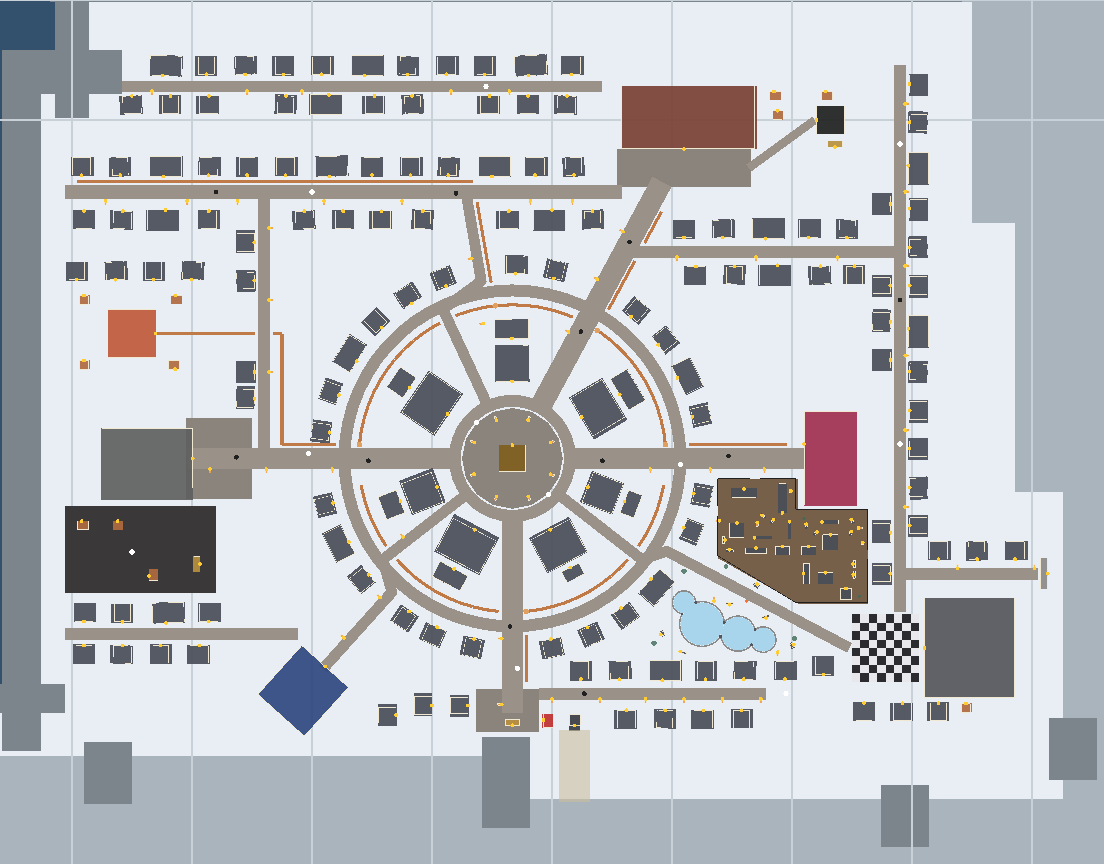

Write Python code to recreate this figure.
# -*- coding: utf-8 -*-
"""
snow_plan2.py — 슈네라이히 2판 배치표. (2026-10-09)

1판(snow_town_plan.py → Snow_Town.luau)은 큰 마을 땅에 키운 건물 몇 채만 흩어 놓아 휑했다(사용자: "퀄리티가 개떡락").
옛 도시(snow_plan.py → Snow_City.luau, ServerStorage.Snow_Old)의 밀도·소품을 그대로 따른다:
  집은 배율 1 로 빽빽이, 광장을 도는 고리 셋 + 방사 대로, 쇠 받침 위 난방관·모음통·김구멍, 가스등, 포장길·연석, 맨홀,
  도는 톱니, 계류탑과 비행선, 체스판 연병장.
자리는 사용자 마을 그림(설원 지도.jpg 왼쪽 위 확대 그림) 그대로:
  가운데 시계 광장 · 둘레 상점(잡화 북, 장비 북동, 물약 서북서, 강화소 남동) · 북(동) 공방 · 동 학교(놀이터 = 운동장) · 지하 카지노+경매장(가운데 고리 둥근 정자로 내려감) · 서 공장
  · 남서 천문대(조율자 전직) · 남 여관·티켓 판매점·지하 입구 · 남동 체스판 건물.
마을 땅 = 높이 59.8 평지(tools/snow_town_ground.json — 스튜디오에서 4 스터드 간격으로 잰 값). 서·북은 높은 바위, 동·남은 바위 계단으로 내려간다.

**자리는 전부 이 표에 손으로 적는다.** polar() 는 각도·반지름을 좌표로 바꾸기만 한다.
이 파일은 평면도(PNG)를 그리고, 겹침·땅·관을 검사하고, Snow_City2_data.luau 를 뽑는다.
  python tools/snow_plan2.py [출력.png]
  sed -e '/--@@DATA@@/r tools/Snow_City2_data.luau' tools/Snow_City2.luau > tools/swamp/_city2_run.luau && bash tools/job.sh tools/swamp/_city2_run.luau
좌표는 스터드, yaw 는 도. 0 이면 모델 앞(-Z)이 -Z(북)을 본다. 90 이면 -X(서), -90 이면 +X(동), 180 이면 +Z(남).
"""
import json
import math
import os
import sys

HERE = os.path.dirname(os.path.abspath(__file__))
sys.path.insert(0, HERE)
from plan_png import Canvas, seg_rect  # noqa: E402
import snow_gray  # noqa: E402

# SnowKit 잰 발자국(배율 1). (base x0 x1 z0 z1), (all x0 x1 z0 z1) — Snow_TownKit 보고(snowtownkit) 그대로
KIT = {
    "Airship": ((-10.0, 10.0, -12.3, 12.3), (-12.8, 12.8, -30.0, 30.0)),
    "Big_Gear": ((-6.0, 6.0, -2.5, 2.5), (-6.3, 6.3, -2.8, 2.8)),
    "Boiler_Tank": ((-3.6, 5.7, -3.7, 3.5), (-3.6, 5.7, -3.7, 3.5)),
    "Schule": ((-51.0, 27.0, -24.8, 19.0), (-51.5, 27.5, -25.0, 19.5)),       # 학교(2026-10-10, 카지노 자리)
    "Casino_Gate": ((-11.6, 11.6, -11.6, 11.6), (-11.6, 11.6, -11.6, 11.6)),  # 지하 카지노 둥근 입구(땅 밑은 발자국에 안 넣는다)
    "City_Gate": ((-13.0, 13.0, -3.0, 3.0), (-13.0, 13.0, -3.0, 3.0)),
    "Clock_Tower": ((-8.5, 8.5, -8.5, 8.5), (-8.5, 8.5, -8.5, 8.5)),
    "Figuren_HQ": ((-41.5, 41.5, -39.6, 35.5), (-41.5, 41.5, -39.6, 35.5)),     # 2판 76×60 + 모서리 탑·관문 계단(2026-10-10)
    "Frostig_Werk": ((-12.6, 20.0, -12.2, 9.6), (-15.5, 20.4, -14.2, 10.3)),
    "Gas_Lamp": ((-0.9, 0.9, -2.6, 0.7), (-0.9, 0.9, -2.6, 0.7)),
    "Herzofen": ((-20.0, 20.0, -20.0, 20.0), (-20.4, 20.4, -20.4, 20.4)),
    "Inn_House": ((-20.6, 12.6, -11.2, 8.6), (-21.0, 12.6, -13.7, 13.7)),     # 2026-10-10 계단 동(블렌더 x 12..20.6) 더함
    "Mooring_Mast": ((-4.5, 4.5, -4.5, 4.5), (-4.5, 4.5, -8.9, 4.5)),
    "Observatory": ((-26.0, 26.0, -28.7, 26.0), (-26.0, 26.0, -28.7, 26.0)),   # 2판(들어가는 원통, build_steam_obs.py)
    "Play_Swing": ((-7.7, 7.7, -2.8, 2.8), (-8.1, 8.1, -3.1, 3.1)),
    "Play_Slide": ((-2.3, 2.3, -14.2, 4.6), (-2.7, 2.7, -14.2, 4.6)),
    "Play_Seesaw": ((-1.1, 1.1, -6.1, 6.1), (-1.1, 1.1, -6.1, 6.1)),
    "Play_RoundBase": ((-4.9, 4.9, -4.9, 4.9), (-4.9, 4.9, -4.9, 4.9)),
    "Play_Dome": ((-4.7, 4.7, -4.7, 4.7), (-4.7, 4.7, -4.7, 4.7)),
    "Park_Bench": ((-3.0, 3.0, -0.9, 0.9), (-3.0, 3.0, -0.9, 0.9)),
    "Snowman": ((-1.6, 1.6, -1.6, 1.6), (-2.5, 2.5, -1.6, 1.6)),
    "Sled": ((-0.8, 0.8, -3.2, 2.0), (-0.8, 0.8, -3.2, 2.0)),
    "Play_Spring": ((-0.9, 0.9, -0.9, 0.9), (-1.0, 1.0, -1.95, 2.1)),
    "Play_MonkeyBars": ((-1.3, 1.3, -5.3, 5.3), (-1.3, 1.3, -5.3, 5.3)),
    "Play_Tunnel": ((-4.8, 4.8, -3.6, 3.6), (-4.8, 4.8, -3.6, 3.6)),
    "Play_TireSwing": ((-4.6, 4.6, -2.8, 2.8), (-4.6, 4.6, -2.8, 2.8)),
    "Play_Balance": ((-6.6, 6.6, -1.8, 1.8), (-6.6, 6.6, -1.8, 1.8)),
    "Park_Bin": ((-0.95, 0.95, -0.95, 0.95), (-0.95, 0.95, -0.95, 0.95)),
    "Sel_Werk_Ruin": ((-16.4, 16.4, -14.6, 12.5), (-19.8, 16.4, -14.6, 13.7)),
    "Shop_Blue": ((-8.6, 8.6, -9.2, 6.6), (-8.6, 10.7, -11.4, 9.6)),
    "Shop_Red": ((-8.6, 8.6, -9.2, 6.6), (-8.6, 10.7, -11.4, 9.6)),
    "Shop_Teal": ((-8.6, 8.6, -9.2, 6.6), (-8.6, 10.7, -11.4, 9.6)),
    "Steam_Factory": ((-24.7, 24.7, -40.6, 35.1), (-25.6, 34.9, -40.6, 35.6)),
    "Steam_House_A": ((-7.6, 7.6, -8.0, 6.6), (-10.3, 8.7, -8.3, 7.2)),
    "Steam_House_B": ((-15.3, 11.0, -9.0, 7.6), (-16.2, 11.0, -9.3, 8.1)),
    "Steam_House_C": ((-6.6, 6.6, -8.0, 6.6), (-9.1, 9.2, -9.2, 7.0)),
    "Ticket_Booth": ((-6.5, 5.0, -4.0, 4.0), (-6.5, 5.3, -5.1, 4.3)),
    "Vertical_Boiler": ((-3.7, 3.7, -3.7, 3.7), (-3.7, 4.6, -3.8, 3.7)),
    "Zapfen_Werk": ((-58.5, 52.0, -28.9, 23.4), (-60.7, 52.0, -28.9, 23.4)),   # 들어가는 건물(최종 크기)
}
KIT.update(snow_gray.kit())
# 꾸민 서비스 건물(Snow_TownKit 보고 snowtownkit 그대로 — 처음엔 회색 상자 발자국으로 두고 가져온 뒤 고친다)
KIT.update({
    "Svc_Smithy": ((-18.3, 18.3, -15.3, 15.3), (-21.4, 19.5, -16.2, 16.2)),
    "Yard_Smithy": ((-15.0, 15.0, -8.0, 8.0), (-15.0, 15.0, -8.0, 8.4)),
    "Svc_Enhance": ((-13.3, 13.3, -13.3, 13.3), (-14.0, 14.0, -15.0, 13.9)),
    "Svc_Bank": ((-18.3, 18.3, -15.3, 15.3), (-19.0, 19.0, -17.5, 16.0)),
    "Svc_Inn": ((-20.3, 20.3, -15.3, 15.3), (-21.2, 21.2, -19.0, 16.6)),
    "Svc_Potion": ((-13.3, 13.3, -13.3, 13.3), (-16.3, 14.2, -15.6, 14.5)),
    "Svc_Hospital": ((-20.3, 20.3, -17.0, 15.3), (-21.2, 21.2, -18.2, 16.4)),
    "Svc_General": ((-13.3, 13.3, -16.3, 13.3), (-14.5, 14.5, -16.5, 14.2)),
    "Yard_Enhance": ((-10.0, 10.0, -6.0, 6.0), (-10.0, 10.0, -6.0, 6.0)),
    "Yard_Bank": ((-8.0, 8.0, -5.0, 5.0), (-8.0, 8.0, -5.0, 5.0)),
    "Yard_Inn": ((-13.0, 13.0, -7.0, 7.0), (-13.0, 13.0, -7.0, 7.3)),
    "Yard_Potion": ((-10.0, 10.0, -8.0, 8.0), (-10.0, 10.0, -8.0, 8.0)),
    "Yard_Hospital": ((-10.0, 10.0, -8.0, 8.0), (-10.0, 10.0, -8.0, 8.0)),
    "Yard_General": ((-14.0, 14.0, -8.0, 8.0), (-14.0, 14.0, -8.1, 8.0)),
})
SMALL = {"Gas_Lamp", "Boiler_Tank", "Big_Gear", "Vertical_Boiler", "Park_Bench", "Snowman", "Sled", "Play_Seesaw", "Play_Spring",
         "Park_Bin", "Play_Balance"}
A, B, C_, SR, ST, SB = "Steam_House_A", "Steam_House_B", "Steam_House_C", "Shop_Red", "Shop_Teal", "Shop_Blue"


# ================================================================== 마을
# 시계 광장(r 42)을 고리길 셋(r 48 · 100 · 140, 폭 10)이 돌고, 광장 앞 서비스 고리(r 72)와 집(r 121 · 162)이 광장을 바라보고 둘러선다.
# (2026-10-11: 서비스 건물을 게임 크기로 키우며 가운데 고리길 94 → 100, 집 117 → 121)
# 방사 대로(폭 18) 넷: 동 → 카지노, 서 → 공장, 북동 → 공방, 남 → 계류탑 전망대. 골목(폭 9) 셋: 남동 → 체스판, 남서 → 천문대, 북 → 북쪽 거리.
CX, CZ = -4933.0, -3818.0
TH_NE = -61.6  # 북동 대로 = 광장 → 공방 문
TH_SE, TH_SW, TH_N = 31.0, 132.0, -100.0
TH_SE_IN, TH_SW_IN, TH_N_IN = 38.0, 142.0, -115.0   # 2026-10-11 서비스 구역 경계(광장 ~ r 137) — r 150 에서 옛 골목 선으로 돌아간다


def polar(th, r):
    """θ 0 이 동(+X), 90 이 남(+Z). x, z 와 광장을 바라보는 yaw"""
    a = math.radians(th)
    return round(CX + r * math.cos(a), 1), round(CZ + r * math.sin(a), 1), round(90.0 - th, 1)


def ring(kind, th, r, grp, tag="", sc=1.0, tweak=0.0):
    x, z, yaw = polar(th, r)
    return (kind, x, z, yaw + tweak, grp, tag, sc)


def u(th):
    return math.cos(math.radians(th)), math.sin(math.radians(th))


BUILD = [
    # (틀, x, z, yaw, 묶음, 이름표, 배율)
    ("Clock_Tower", CX, CZ, 0, "광장", "", 1.3),
    # ── 그림의 큰 건물 ──
    ("Zapfen_Werk", -4790, -4105, 180, "공방", "zapfen", 1.0),    # 들어가는 건물(옛 1.3 배를 겉에 구움)   # 북(동). 문이 북동 대로 끝(앞마당)을 본다
    ("Schule", -4665, -3830, 90, "학교", "", 1.0),                # 학교(카지노 자리 — 사용자 2026-10-10). 놀이터가 운동장. 앞이 동대로(서)를 본다
    ("Steam_Factory", -5240, -3818, -90, "공장", "", 1.0),        # 들어가는 건물(옛 1.3 배를 겉에 구움)        # 서. 앞이 서대로(동)를 본다
    ("Herzofen", -5250, -3922, -90, "공장", "", 1.0),             # 감정 변환로 — 난방관이 여기서 나온다
    ring("Observatory", TH_SW, 262, "천문대", "", 1.0),            # 남서, 조율자 전직 — 2판: 걸어 들어간다(문 순간이동 없음)
    ("Figuren_HQ", -4550, -3660, 90, "체스판", "figuren", 1.0),
    ("Casino_Gate", -4668, -4100, 90, "경매장", "", 1.0),         # 지하 경매장·카지노 정자 — 북동 바깥 빈 마당(사용자 2026-10-11: 마을 외곽 빈 공간으로).
                                                                  #   문은 서(공방 앞마당 쪽), 지하는 동으로 뻗는다(지하 둘레 30 까지 평지 — scratchpad find_casino2)   # 기물군 본부 2판(76×60, 사용자: 건물을 키워야) — 남동, 앞에 체스판 연병장
    ("Mooring_Mast", CX + 52, -3600, 180, "계류탑", "", 1.0),     # 남. 비행선은 마을 끝 바위 위에 뜬다
    ("Ticket_Booth", CX + 30, -3600, 90, "계류탑", "", 1.0),      # 티켓 판매점 — 대로 쪽을 본다
    ("Big_Gear", CX, -3598, 180, "남쪽전망", "", 1.0),
    ("City_Gate", -4490, -3722, -90, "동문", "", 1.0),
    # ── 서비스 구역(2026-10-11 사용자: "핵심 기능 건물들이 마을 중앙을 두르게, 주변에 건물이 없도록 길로 나뉜 구역마다 하나씩").
    #    대로 넷(동 0 · 남 90 · 서 180 · 북동 -61.6)과 골목 셋(38 · 142 · -115 — 광장부터 r 137 까지 곧게, 그 밖에서 원래 끝으로 꺾임)이
    #    가운데(광장 ~ 바깥 고리길 r 135)를 일곱 구역으로 가르고, 구역마다 건물 하나만. 가운데 고리길·가운데 고리 집(옛 r 117)은 지웠다.
    #    앞면은 모두 r 67.5(광장 고리길 바깥 가에서 앞마당 14), 각도는 구역 안 허용 범위의 가운데(scratchpad wedge 계산).
    #    회색 상자로 먼저 — 승인 뒤 블렌더로 꾸민다. 크기 기준: 마을_플레이_기준.md ──
    ring("Svc_Smithy", -30.8, 82.5, "서비스구역"),      # 북동: 대장간(장비 제작) — 꾸민 건물(build_steam_service.py, 2026-10-18)
    ring("Svc_Enhance", 21.0, 80.5, "서비스구역"),     # 동남동: 강화소(룬 = 대장간 별관)
    ring("Svc_Bank", 62.1, 82.5, "서비스구역"),        # 남동: 은행
    ring("Svc_Inn", 117.9, 82.5, "서비스구역"),        # 남서: 여관 2층
    ring("Svc_Potion", 159.0, 80.5, "서비스구역"),     # 서남서: 물약상점
    ring("Svc_Hospital", -145.6, 82.5, "서비스구역"),  # 서북서: 병원 — 사망 뒤 돌아오는 곳
    ring("Svc_General", -90.2, 80.5, "서비스구역"),    # 북: 잡화점
    # 뜰(사용자 2026-10-11: 뜰 활용 좋아 보이네) — 건물 뒤, 같은 각도. 그 기능의 바깥 연장(snow_gray.py yard_*)
    ring("Yard_Smithy", -30.8, 112, "서비스구역"),          # 대장간 마당(뒷문) — 꾸민 뜰
    ring("Yard_Enhance", 21.0, 106, "서비스구역"),     # 룬 시험대
    ring("Yard_Bank", 62.1, 108, "서비스구역"),        # 오늘의 시세판
    ring("Yard_Inn", 117.9, 111, "서비스구역"),        # 마구간(뒷문) — 말 등록·호출
    ring("Yard_Potion", 159.0, 108, "서비스구역"),     # 약초밭
    ring("Yard_Hospital", -145.6, 112, "서비스구역"),  # 회복 정원(뒷문) — 부활 뒤 나오는 곳
    ring("Yard_General", -90.2, 108, "서비스구역"),    # 노점 칸
    # ── 바깥 고리 r 162 ──
    ring(C_, 11, 162, "바깥고리"),
    ring(A, 22, 162, "바깥고리"),
    ring(B, 41, 162, "바깥고리"),
    ring(A, 54, 162, "바깥고리"),
    ring(C_, 66, 162, "바깥고리"),
    ring(A, 78, 162, "바깥고리"),
    ring(C_, 102, 162, "바깥고리"),
    ring(A, 114, 162, "바깥고리"),
    ring(C_, 124, 162, "바깥고리"),
    ring(A, 141, 162, "바깥고리"),
    ring(B, 153, 162, "바깥고리"),
    ring(C_, 166, 162, "바깥고리"),
    ring(C_, -172, 162, "바깥고리"),
    ring(A, -160, 162, "바깥고리"),
    ring(B, -148, 162, "바깥고리"),
    ring(C_, -135, 162, "바깥고리"),
    ring(A, -123, 162, "바깥고리"),
    ring(C_, -111, 162, "바깥고리"),
    ring(A, -89, 162, "바깥고리"),
    ring(C_, -77, 162, "바깥고리"),
    ring(C_, -50, 162, "바깥고리"),
    ring(A, -38, 162, "바깥고리"),
    ring(B, -26, 162, "바깥고리"),
    ring(C_, -13, 162, "바깥고리"),
]

# ── 북쪽 거리(z -4040, 폭 12) 와 뒷골목(z -4128, 폭 9). 집은 거리를 본다. x 는 한 채씩 골랐다(32 간격, 골목 자리는 비움).
#    뒷골목 서쪽 끝(x < -5260)은 높은 바위라 비운다 ──
N1_Z, N2_Z = -4040.0, -4128.0
BUILD += [(k, x, -4062, 180 + t, "북쪽거리", "", 1.0) for k, x, t in [
    (A, -5292, 0), (C_, -5260, 2), (B, -5224, 0), (A, -5186, -2), (C_, -5154, 0), (A, -5122, 0), (B, -5086, 2),
    (C_, -5050, 0), (A, -5018, 0), (C_, -4986, -3), (B, -4950, 0), (A, -4914, 0), (C_, -4882, 2)]]
BUILD += [(k, x, -4016, 0 + t, "북쪽거리", "", 1.0) for k, x, t in [
    (C_, -5290, 0), (A, -5258, -2), (B, -5222, 0), (C_, -5186, 0), (A, -5106, 3), (C_, -5074, 0),
    (A, -5042, 0), (C_, -5008, -2), (A, -4936, 0), (B, -4900, 0), (C_, -4866, 2)]]
BUILD += [(k, x, -4112, 0 + t, "뒷골목", "", 1.0) for k, x, t in [
    (A, -5250, 2), (C_, -5218, 0), (A, -5186, 0), (C_, -5122, -2), (B, -5086, 0),
    (A, -5048, 0), (C_, -5016, 3), (A, -4952, 0), (C_, -4920, 0), (A, -4888, -2)]]
BUILD += [(k, x, -4146, 180 + t, "뒷골목", "", 1.0) for k, x, t in [
    (B, -5224, -2), (C_, -5188, 0), (A, -5156, 2), (C_, -5124, 0),
    (A, -5092, 0), (B, -5056, 0), (C_, -5020, -2), (A, -4988, 0), (C_, -4956, 0), (B, -4920, 3), (A, -4884, 0)]]
# ── 변환로 북쪽 줄: 북쪽 거리 집 뒤, 변환로 마당을 본다 ──
BUILD += [(k, x, -3975, 180 + t, "변환로마당", "", 1.0) for k, x, t in [
    (C_, -5296, 0), (A, -5264, 2), (C_, -5232, 0), (A, -5200, -2)]]
# ── 서북 거리(x -5140) 서쪽: 변환로 마당 옆 집 줄, 동(거리)을 본다. 난방관이 지나는 z -3922 는 비운다 ──
BUILD += [(k, -5156, z, -90 + t, "서북거리", "", 1.0) for k, z, t in [
    (A, -3998, 0), (C_, -3966, 2), (C_, -3890, 0), (A, -3868, -2)]]
# ── 공방 골목(z -3990): 북동 대로에서 동쪽 거리까지 ──
WK_Z = -3990.0
BUILD += [(k, x, -4010, 180 + t, "공방골목", "", 1.0) for k, x, t in [
    (C_, -4790, 0), (A, -4758, 2), (B, -4722, 0), (A, -4686, 0), (C_, -4654, -2)]]
BUILD += [(k, x, -3970, 0 + t, "공방골목", "", 1.0) for k, x, t in [
    (A, -4780, 0), (C_, -4748, -2), (B, -4712, 0), (A, -4676, 2), (C_, -4648, 0)]]
# ── 동쪽 거리(x -4610) 두 줄. 카지노 뒤는 비운다 ──
BUILD += [(k, -4626, z, -90 + t, "동쪽거리", "", 1.0) for k, z, t in [
    (C_, -4030, 0), (C_, -3962, 0), (A, -3932, -2), (C_, -3900, 0), (A, -3756, 0), (C_, -3722, 0)]]
BUILD += [(k, -4594, z, 90 + t, "동쪽거리", "", 1.0) for k, z, t in [
    (A, -4130, 0), (C_, -4098, -2), (B, -4062, 0), (A, -4026, 0), (C_, -3994, 2), (A, -3962, 0), (B, -3926, 0),
    (C_, -3890, -2), (A, -3858, 0), (C_, -3826, 0), (A, -3794, 2), (C_, -3762, 0)]]
# ── 동문길(z -3722) 북쪽 줄 ──
BUILD += [(k, x, -3742, 180 + t, "동문길", "", 1.0) for k, x, t in [(A, -4578, 0), (C_, -4546, 2), (A, -4514, 0)]]
# ── 남쪽 거리(z -3622): 전망대 동쪽에서 동으로. 계류탑·비행선 밑(x -4900..-4860)은 비운다 ──
BUILD += [(k, x, -3642, 180 + t, "남쪽거리", "", 1.0) for k, x, t in [
    (C_, -4876, 0), (A, -4844, 2), (B, -4808, 0), (C_, -4772, 0), (A, -4740, -2)]]
BUILD += [(k, x, -3600, 0 + t, "남쪽거리", "", 1.0) for k, x, t in [
    (A, -4838, 0), (C_, -4806, -2), (A, -4774, 0), (C_, -4742, 0)]]
BUILD += [(C_, -4978, -3612, -90, "남쪽거리", "", 1.0), (A, -5008, -3612, -90, "남쪽거리", "", 1.0),
          (C_, -5038, -3604, -90, "남쪽거리", "", 1.0)]
# ── 남서 거리(z -3672): 석탄 마당 남쪽, 천문대 서쪽 ──
BUILD += [(k, x, -3690, 180 + t, "남서거리", "", 1.0) for k, x, t in [
    (A, -5290, 0), (C_, -5258, 0), (B, -5222, 2), (A, -5186, 0)]]
BUILD += [(k, x, -3654, 0 + t, "남서거리", "", 1.0) for k, x, t in [
    (C_, -5290, 0), (A, -5258, -2), (C_, -5226, 0), (A, -5194, 0)]]
# ── 공장·변환로·공방 마당의 기계(보일러·톱니) ──
BUILD += [
    ("Boiler_Tank", -5214, -3950, 0, "공장", "", 1.0), ("Boiler_Tank", -5214, -3896, 180, "공장", "", 1.0),
    ("Vertical_Boiler", -5290, -3896, 0, "공장", "", 1.0), ("Vertical_Boiler", -5290, -3950, 0, "공장", "", 1.0),
    ("Boiler_Tank", -5292, -3762, 0, "석탄마당", "", 1.0), ("Vertical_Boiler", -5262, -3762, 0, "석탄마당", "", 1.0),
    ("Boiler_Tank", -5232, -3720, 90, "석탄마당", "", 1.0), ("Big_Gear", -5196, -3730, -90, "석탄마당", "", 1.0),
    ("Boiler_Tank", -4715, -4120, 0, "공방마당", "", 1.0), ("Vertical_Boiler", -4712, -4104, 0, "공방마당", "", 1.0),   # 2026-10-11 경매장길에서 비켜
    ("Boiler_Tank", -4672, -4120, 0, "공방마당", "", 1.0), ("Big_Gear", -4664, -4080, 180, "공방마당", "", 1.0),
    ("Vertical_Boiler", -4555, -3610, 0, "체스판", "", 1.0),
]
# ── 체스판 둘레: 남쪽 줄은 판을 보고, 남동 골목 끝 두 채 ──
BUILD += [(C_, -4640, -3606, 0, "체스판", "", 1.0), (A, -4608, -3606, 0, "체스판", "", 1.0), (C_, -4578, -3606, 0, "체스판", "", 1.0),
          (A, -4706, -3642, 180, "남쪽거리", "", 1.0), (C_, -4674, -3646, 180, "남쪽거리", "", 1.0)]
# ── 놀이터(초록 구역 — 동대로 남쪽 · 카지노 남서 · 남동 골목 북쪽). 바닥 = 놀이터서·놀이터동 포장 ──
BUILD += [
    # (2026-10-10 "더 밀도있게") 큰 기구 1.3 배·시소·스프링 1.2 배로 키우고 빈 데를 메움
    ("Play_Swing", -4740, -3789, 0, "놀이터", "", 1.3),
    ("Play_Slide", -4708, -3791, 180, "놀이터", "", 1.3),     # 미끄럼판이 남쪽(+z)으로
    ("Play_Dome", -4746, -3758, 0, "놀이터", "", 1.3),
    ("Play_Seesaw", -4724, -3752, 90, "놀이터", "", 1.2),
    ("Play_Seesaw", -4702, -3758, 0, "놀이터", "", 1.2),
    ("Play_Spring", -4724, -3770, 60, "놀이터", "", 1.2),
    ("Play_Spring", -4716, -3766, -40, "놀이터", "", 1.2),
    ("Play_Balance", -4730, -3741, 0, "놀이터", "", 1.3),
    ("Play_RoundBase", -4668, -3748, 0, "놀이터", "", 1.3),    # 위에 Play_Round 가 돈다
    ("Play_MonkeyBars", -4668, -3765, 90, "놀이터", "", 1.3),
    ("Play_Spring", -4650, -3766, 30, "놀이터", "", 1.2),
    ("Play_Spring", -4651, -3756, -20, "놀이터", "", 1.2),
    ("Play_TireSwing", -4686, -3741, 0, "놀이터", "", 1.3),
    ("Play_Balance", -4688, -3722, 90, "놀이터", "", 1.3),
    ("Play_Tunnel", -4672, -3718, 0, "놀이터", "", 1.3),
    ("Play_Dome", -4655, -3705, 0, "놀이터", "", 1.0),
    ("Play_TireSwing", -4708, -3741, 0, "놀이터", "", 1.3),
    ("Play_Spring", -4688, -3762, 10, "놀이터", "", 1.2),
    ("Play_Spring", -4680, -3756, -50, "놀이터", "", 1.2),
    ("Park_Bench", -4648, -3730, 90, "놀이터", "", 1.0),
    ("Park_Bench", -4648, -3721, 90, "놀이터", "", 1.0),
    ("Park_Bench", -4752, -3741, 0, "놀이터", "", 1.0),
    ("Park_Bench", -4757, -3750, -90, "놀이터", "", 1.0),
    ("Park_Bin", -4701, -3790, 0, "놀이터", "", 1.0),
    ("Park_Bin", -4641, -3747, 0, "놀이터", "", 1.0),
    ("Snowman", -4730, -3712, -30, "놀이터", "", 1.0),        # 흙바닥 말고 울타리 밖 눈밭(남서 울타리와 골목 사이)
]
# 놀이터 울타리(무쇠, 높이 3). 꺾은선마다 끊긴 자리가 문(북 동대로 쪽 · 동 동쪽 거리 쪽 · 서 고리 쪽)
FENCES = [
    [(-4762, -3801), (-4735, -3801)],
    [(-4727, -3801), (-4697, -3801), (-4697, -3775.5), (-4637, -3775.5), (-4637, -3742)],
    [(-4637, -3734), (-4637, -3698), (-4697, -3698), (-4762, -3737), (-4762, -3770)],
    [(-4762, -3778), (-4762, -3801)],
]
# ── 얼어붙은 연못(주황 구역 — 남동 골목 · 바깥 고리 집 · 남쪽 거리 집 사이 세모 땅). 건물 대신 스케이트 타는 연못 ──
# 얼음 = 겹친 원판 넷(높이를 0.02 씩 달리해 겹친 곳이 깜빡이지 않게). (x, z, 반지름, 땅 위 높이)
POND = [(-4775, -3680, 18, 0.30), (-4745, -3672, 14, 0.32), (-4724, -3667, 10, 0.34), (-4790, -3698, 9, 0.36)]   # 넷이 서로 겹쳐 한 웅덩이
# 2026-10-10 "벽 같은 거 놔서 분수 웅덩이처럼": 원판 넷을 합친 테두리를 따라 돌 벽(호), 호가 만나는 꺾인 자리에 돌기둥
# (가운데 분수대는 사용자가 지우라 함). 벽 = (원 가운데 x, z, 반지름(벽 가운데선), 시작각, 끝각) — 원판 겹침에서 계산
BASIN_OFF = 0.6   # 얼음 가장자리에서 벽 가운데선까지


def basin_arcs():
    arcs, cusps = [], []
    for i, (cx, cz, r, h) in enumerate(POND):
        rr = r + BASIN_OFF
        on = []
        for a in range(360):
            x, z = cx + rr * math.cos(math.radians(a)), cz + rr * math.sin(math.radians(a))
            on.append(all(math.hypot(x - qx, z - qz) > qr + BASIN_OFF for j, (qx, qz, qr, qh) in enumerate(POND) if j != i))
        if all(on):
            arcs.append((cx, cz, rr, 0, 360))
            continue
        k0 = on.index(False)
        run = None
        for d in range(1, 361):
            a = (k0 + d) % 360
            if on[a] and run is None:
                run = k0 + d
            if (not on[a] or d == 360) and run is not None:
                a0, a1 = run, k0 + d - 1
                arcs.append((cx, cz, rr, a0, a1))
                for aa in (a0, a1):
                    cusps.append((round(cx + rr * math.cos(math.radians(aa)), 2), round(cz + rr * math.sin(math.radians(aa)), 2)))
                run = None
    uniq = []
    for q in cusps:
        if all(math.hypot(q[0] - u_[0], q[1] - u_[1]) > 0.8 for u_ in uniq):
            uniq.append(q)
    return arcs, uniq


BASIN, CUSPS = basin_arcs()
FIRES = [(-4738, -3699)]   # 불 피운 쇠 통(몸 녹이는 자리)
BUILD += [
    ("Park_Bench", -4752, -3697, 180, "연못", "", 1.0),
    ("Park_Bench", -4722, -3686, 200, "연못", "", 1.0),
    ("Snowman", -4808, -3672, 120, "연못", "", 1.0),
    ("Snowman", -4700, -3662, -60, "연못", "", 1.0),
    ("Sled", -4790, -3656, 70, "연못", "", 1.0),
]
# 눈 나무(숲 키트를 눈 색으로 — Snow_Field 와 같은 방식). (틀, x, z, yaw, 배율)
TREES = [("Pine_A", -4790, -3724, 0, 0.5), ("Pine_B", -4698, -3668, 40, 0.45), ("Birch_A", -4815, -3664, 0, 0.5),
         ("Pine_B", -4755, -3728, 110, 0.45), ("Pine_A", -4690, -3768, 20, 0.32), ("Pine_B", -4644, -3703, 70, 0.3)]   # 숲 키트 나무는 커서(필드 1.1~1.7) 마을에선 절반 아래로
LAMPS_EXTRA = [(-4763, -3766, -90), (-4642, -3760, 90), (-4765, -3702, 180), (-4712, -3654, 0), (-4729, -3762, 0)]

# ── 동쪽 고원 바깥: 차펜 공방이 불태운 옛 설 공방 폐허와 그을린 마당(1판 OUTSIDE 와 같은 자리, 땅 높이 43.8) ──
RUIN = (-3084.8, -3921.0)
BUILD += [
    ("Sel_Werk_Ruin", RUIN[0], RUIN[1], 200, "설공방", "sel", 1.0),   # 들어가는 폐허(옛 1.3 배를 겉에 구움)
    ("Boiler_Tank", RUIN[0] + 28, RUIN[1] - 18, 20, "설공방", "", 1.0),
    ("Big_Gear", RUIN[0] - 30, RUIN[1] + 22, 35, "설공방", "", 1.0),
]


def ring_pts(r, a0, a1, step=10):
    pts, a = [], a0
    while a <= a1 + 1e-6:
        x, z, _ = polar(a, r)
        pts.append((x, z))
        a += step
    return pts


def along(th, r0, r1, side=0.0):
    """방사선 θ 위 r0 → r1, 옆으로 side(+ = θ 에서 시계 방향 쪽)"""
    ux, uz = u(th)
    nx, nz = -uz, ux
    return [(round(CX + ux * r + nx * side, 2), round(CZ + uz * r + nz * side, 2)) for r in (r0, r1)]


WS_X = -5140.0   # 서북 거리
ES_X = -4610.0   # 동쪽 거리
NE_END = 262.0   # 북동 대로 끝(공방 앞마당 안)
ROADS = [
    # (이름, 폭, 재질, 점들, 들어올림). 대로가 고리길 위를 덮도록 조금 높인다(같은 높이로 겹치면 깜빡인다)
    ("안고리길", 10, "pave", ring_pts(48, -180, 180), 0.0),
    ("바깥고리길", 10, "pave", ring_pts(140, -180, 180, 6), 0.0),
    ("동대로", 18, "pave", [(CX + 44, CZ), (-4688, CZ)], 0.05),
    ("서대로", 18, "pave", [(CX - 44, CZ), (-5203, CZ)], 0.05),
    ("북동대로", 18, "pave", along(TH_NE, 44, NE_END), 0.05),
    ("남대로", 18, "pave", [(CX, CZ + 44), (CX, -3606)], 0.05),
    ("남동골목", 9, "pave", [polar(TH_SE_IN, 48)[:2], polar(TH_SE_IN, 137)[:2], polar(TH_SE, 150)[:2], (-4652, -3660)], 0.03),
    ("남서골목", 9, "pave", [polar(TH_SW_IN, 48)[:2], polar(TH_SW_IN, 137)[:2], polar(TH_SW, 150)[:2], polar(TH_SW, 236)[:2]], 0.03),
    ("북골목", 9, "pave", [polar(TH_N_IN, 48)[:2], polar(TH_N_IN, 137)[:2], polar(TH_N, 150)[:2],
                         (CX + (N1_Z + 6 - CZ) / math.tan(math.radians(TH_N)), N1_Z + 4)], 0.03),
    ("북쪽거리", 12, "pave", [(-5306, N1_Z), (-4842, N1_Z)], 0.04),
    ("뒷골목", 9, "pave", [(-5258, N2_Z), (-4858, N2_Z)], 0.04),
    ("서북거리", 10, "pave", [(WS_X, CZ - 6), (WS_X, N1_Z + 4)], 0.04),
    ("동쪽거리", 10, "pave", [(ES_X, -4146), (ES_X, -3690)], 0.04),
    ("동문길", 10, "pave", [(ES_X + 4, -3722), (-4495, -3722)], 0.05),
    ("남쪽거리", 10, "pave", [(CX + 22, -3622), (-4722, -3622)], 0.04),
    ("경매장길", 7, "pave", [(-4736, -4060), (-4681, -4100)], 0.04),   # 공방 앞마당 → 경매장 정자 문
    ("공방골목", 10, "pave", [(CX + (WK_Z - CZ) / math.tan(math.radians(TH_NE)), WK_Z), (ES_X - 4, WK_Z)], 0.04),
    ("남서거리", 10, "pave", [(-5306, -3672), (-5112, -3672)], 0.04),
]
PAVES = [
    # (이름, x0, z0, x1, z1, 재질) 또는 원판
    ("시계광장", CX, CZ, 42, "plaza", 0.0, "disc"),     # (이름, x, z, 반지름, 색, 들어올림, "disc")
    ("시계광장안", CX, CZ, 24, "road", 0.03, "disc"),
    ("공방앞마당", -4846, -4076, -4734, -4044, "stone"),
    ("공장앞마당", -5205, -3852, -5150, -3784, "stone"),
    ("남쪽전망대", CX - 30, -3626, CX + 22, -3590, "stone"),
    ("연병장", -4650, -3688, -4594, -3632, "chess"),
    ("석탄마당", -5306, -3778, -5180, -3706, "soot"),
    ("놀이터서", -4762, -3801, -4695, -3735, "play"),      # 초록 구역(사용자 그림): 동대로 남쪽 · 카지노 남서 · 남동 골목 북쪽
    ("놀이터동", -4695, -3775.5, -4637, -3697, "play"),    # 바닥은 울타리 선까지
    # 남쪽 사선 울타리 안 세모(직각 꼭짓점 x, z · x 쪽 다리 · z 쪽 다리) — 쐐기 부품을 눕혀 깐다(2026-10-10 "이쪽 흙 채워주고")
    ("놀이터남", -4695, -3735, -67, 38, "playtri"),
    ("탄마당", RUIN[0] - 40, RUIN[1] - 38, RUIN[0] + 40, RUIN[1] + 38, "soot"),
]

# ── 난방관. 땅에서 7 높이, 쇠 받침 위. 변환로(서)에서 나와 서대로 북쪽 가를 따라 고리관으로 들고,
#    고리관(r 84)에서 동대로·북동 대로·북 골목·남 대로로 갈라진다 ──
PIPE_R = 128.0   # 2026-10-11: 서비스 구역 뒤뜰(건물 뒤 r 98 ~ 바깥 고리길 r 135)
OFF = 11.5   # 대로 가운데에서 관까지
OFF_L = 8.0  # 골목 가운데에서 관까지


def ring_join(th_line, off):
    """방사선 θ 에서 옆으로 off 떨어진 평행선이 고리관과 만나는 각"""
    return th_line + math.degrees(math.asin(off / PIPE_R))


TH_JW = ring_join(180.0, OFF)      # 서대로 북쪽 가(θ 180 에서 시계 방향 = 북)
TH_JE = ring_join(0.0, -OFF)       # 동대로 북쪽 가
TH_JNE = ring_join(TH_NE, OFF)     # 북동 대로 동쪽 가
TH_JN = ring_join(TH_N, OFF_L)     # 북 골목 동쪽 가
TH_JS = ring_join(90.0, -OFF)      # 남대로 동쪽 가


def pipe_ring(a0, a1, extra):
    """고리관 점들. a0 → a1(도, a0 < a1) 5 도 간격 + 모음통 자리 각을 그대로 끼운다"""
    angs = sorted(set([a0, a1] + [a for a in extra] + [a for a in range(int(math.ceil(a0 / 5)) * 5, int(a1) + 1, 5) if a0 + 1 < a < a1 - 1]))
    out = []
    for a in angs:
        x, z, _ = polar(a, PIPE_R)
        out.append((x, z))
    return out


N_Y = N1_Z - 9.0  # 북쪽 거리 북쪽 가(집 앞과 거리 사이)
_jn = polar(TH_JN, PIPE_R)[:2]
_nx, _nz = u(TH_N)
_t = (N_Y - _jn[1]) / _nz
PIPES = [
    ("고리관북", pipe_ring(-360 + TH_JW, TH_JE, [TH_JNE, TH_JN])),
    ("고리관남", pipe_ring(10, 170, [TH_JS])),
    ("서관", [(-5229, -3922), (-5125, -3922), (-5125, CZ - OFF), polar(TH_JW, PIPE_R)[:2]]),   # 공장 앞마당을 피해 서북 거리 동쪽으로
    ("동관", [polar(TH_JE, PIPE_R)[:2], (-4704, CZ - OFF)]),
    ("북동관", [polar(TH_JNE, PIPE_R)[:2], along(TH_NE, 0, NE_END - 22, OFF)[1]]),
    ("북관", [_jn, (round(_jn[0] + _nx * _t, 2), N_Y), (-5296, N_Y)]),
    ("남관", [polar(TH_JS, PIPE_R)[:2], (CX + OFF, -3632)]),
]
JUNCTIONS = [
    (*polar(TH_JW, PIPE_R)[:2], ["고리관북", "서관"]),
    (*polar(TH_JE, PIPE_R)[:2], ["고리관북", "동관"]),
    (*polar(TH_JNE, PIPE_R)[:2], ["고리관북", "북동관"]),
    (*polar(TH_JN, PIPE_R)[:2], ["고리관북", "북관"]),
    (*polar(TH_JS, PIPE_R)[:2], ["고리관남", "남관"]),
]


# ── 길을 건너는 관은 끊는다(2026-10-09 사용자: "길막중인 파이프라인 없애고"). 관이 길(대로·고리길·골목·거리) 앞에서
#    엘보로 꺾여 땅속으로 들어가고 건너편에서 다시 나오는 꼴. 끊긴 끝은 받침판이 길에 걸리지 않게 길 가에서 2.5 띄운다.
#    모음통 3 안쪽에서 끊기면 끝을 모음통에 붙인다(엘보 없이 통에 꽂힘). 10 보다 짧은 토막은 버린다
PIPE_MARGIN, CUT_EXTRA, MIN_PIECE, SNAP = 1.5, 1.0, 10.0, 4.0


def _road_polys(m):
    out = []
    for name, w, mat, pts, lift in ROADS:
        for a_, b_ in zip(pts, pts[1:]):
            L_ = math.hypot(b_[0] - a_[0], b_[1] - a_[1])
            ux_, uz_ = (b_[0] - a_[0]) / L_, (b_[1] - a_[1]) / L_
            out.append(seg_rect(a_[0] - ux_ * m, a_[1] - uz_ * m, b_[0] + ux_ * m, b_[1] + uz_ * m, w + 2 * m))
    return out


def _inside(poly, x, z):
    sg = 0
    for i in range(len(poly)):
        ax_, az_ = poly[i]
        bx_, bz_ = poly[(i + 1) % len(poly)]
        c = (bx_ - ax_) * (z - az_) - (bz_ - az_) * (x - ax_)
        if c != 0:
            if sg == 0:
                sg = 1 if c > 0 else -1
            elif (c > 0) != (sg > 0):
                return False
    return True


def split_pipes(pipes, juncs):
    polys = _road_polys(PIPE_MARGIN)
    out, pieces_of = [], {}
    for name, pts in pipes:
        segs, acc = [], 0.0
        for a_, b_ in zip(pts, pts[1:]):
            L_ = math.hypot(b_[0] - a_[0], b_[1] - a_[1])
            segs.append((acc, L_, a_, b_))
            acc += L_
        total = acc

        def at(sv):
            for s0, L_, a_, b_ in segs:
                if sv <= s0 + L_ + 1e-9:
                    t = (sv - s0) / L_
                    return (a_[0] + (b_[0] - a_[0]) * t, a_[1] + (b_[1] - a_[1]) * t)
            return pts[-1]
        step = 0.25
        n = int(total / step)
        free = [not any(_inside(pl, *at(k * step)) for pl in polys) for k in range(n + 1)]
        ivs, k = [], 0
        while k <= n:
            if free[k]:
                k0 = k
                while k <= n and free[k]:
                    k += 1
                ivs.append((k0 * step, min((k - 1) * step, total), k0 > 0, k <= n))
            else:
                k += 1
        jss = []
        for jx, jz, names in juncs:
            if name in names:
                best = min(range(n + 1), key=lambda q: math.hypot(at(q * step)[0] - jx, at(q * step)[1] - jz))
                jss.append(best * step)
        names_here = []
        for s0, s1, cut0, cut1 in ivs:
            if cut0:
                s0 += CUT_EXTRA
            if cut1:
                s1 -= CUT_EXTRA
            for sj in jss:
                if cut0 and abs(sj - s0) < SNAP:
                    s0, cut0 = sj, False
                if cut1 and abs(sj - s1) < SNAP:
                    s1, cut1 = sj, False
            if s1 - s0 < MIN_PIECE:
                continue
            q0 = [at(s0)] + [b_ for s_, L_, a_, b_ in segs if s0 < s_ + L_ < s1] + [at(s1)]
            q = [q0[0]]
            for pt in q0[1:]:
                if math.hypot(pt[0] - q[-1][0], pt[1] - q[-1][1]) > 0.05:
                    q.append(pt)
            # 끊긴 끝 바로 옆 꺾임은 엘보가 들어갈 자리가 없으니 꺾인 자리를 끝으로
            if cut0 and len(q) > 2 and math.hypot(q[1][0] - q[0][0], q[1][1] - q[0][1]) < 3.0:
                q = q[1:]
            if cut1 and len(q) > 2 and math.hypot(q[-1][0] - q[-2][0], q[-1][1] - q[-2][1]) < 3.0:
                q = q[:-1]
            q = [(round(x_, 2), round(z_, 2)) for x_, z_ in q]
            names_here.append(q)
        for i, q in enumerate(names_here):
            nm = name if len(names_here) == 1 else "%s_%d" % (name, i + 1)
            out.append((nm, q))
            pieces_of.setdefault(name, []).append(nm)
    pd = dict(out)
    nj = []
    for jx, jz, names in juncs:
        mem = [nm for o in names for nm in pieces_of.get(o, [])
               if min(seg_dist(jx, jz, a_, b_) for a_, b_ in zip(pd[nm], pd[nm][1:])) < 0.3]
        if mem:
            nj.append((jx, jz, mem))
    return out, nj




# ── 가스등 (x, z, yaw). 팔(앞 -Z)이 길 위로 나온다. 관이 지나는 쪽 맞은편에만 ──
def lamp_along(th, rs, side, ):
    """방사 대로/골목 옆 가스등. side + = 시계 방향 쪽. 팔은 길 가운데를 본다"""
    ux, uz = u(th)
    nx, nz = -uz, ux
    s = 1 if side > 0 else -1
    yaw = math.degrees(math.atan2(s * nx, s * nz))  # 앞(-Z 를 yaw 로 돌린 쪽) = -s·n
    return [(round(CX + ux * r + nx * side, 1), round(CZ + uz * r + nz * side, 1), round(yaw, 1)) for r in rs]


LAMPS = []
for th in (-157.5, -112.5, -67.5, -22.5, 22.5, 67.5, 112.5, 157.5):
    x, z, yaw = polar(th, 37)
    LAMPS.append((x, z, yaw))
LAMPS += lamp_along(0, (115, 165, 210), 11.5)          # 동대로 남쪽 가
LAMPS += lamp_along(180, (150, 205, 252), -11.5)  # 서대로 남쪽 가
LAMPS += lamp_along(90, (150, 205), 11.5)         # 남대로 서쪽 가
LAMPS += lamp_along(TH_NE, (115, 165, 210), -11.5)     # 북동 대로 서쪽 가
LAMPS += lamp_along(TH_N, (115, 170), -7)                  # 북 골목 서쪽 가
LAMPS += lamp_along(TH_SW, (160, 205), 7) + lamp_along(TH_SW_IN, (112,), 7)   # 남서 골목
# 거리 등은 집과 집 사이 틈에 손으로(거리 쪽 집 앞이 등 자리와 같은 줄이면)
LAMPS += [(x, N1_Z + 10, 0) for x in (-5272, -5204, -5162, -5090, -5025, -4918, -4883)]     # 북쪽 거리 남쪽 가
LAMPS += [(x, N2_Z + 6.5, 0) for x in (-5233.5, -5154, -5108.3, -4984, -4935.5)]           # 뒷골목 남쪽 가
LAMPS += [(ES_X + 7, z, 90) for z in (-4113.5, -4040.2, -3978.5, -3903.6, -3841.5, -3777.5)]  # 동쪽 거리 동쪽 가
LAMPS += [(x, -3622 + 7, 0) for x in (-4900, -4860, -4822, -4790, -4758, -4726)]           # 남쪽 거리 남쪽 가
LAMPS += [(WS_X + 7, z, 90) for z in (-4010, -3950, -3890)]                                # 서북 거리 동쪽 가
LAMPS += [(x, -3722 - 7, 180) for x in (-4562, -4498)]                                     # 동문길 북쪽 가
LAMPS += [(x, WK_Z + 7, 0) for x in (-4796, -4730, -4662)]                                 # 공방 골목 남쪽 가
LAMPS += LAMPS_EXTRA                                                                       # 놀이터·연못

# 톱니 무늬 맨홀 — 대로·거리 위
MANHOLES = [(CX + 75, CZ + 2), (CX + 180, CZ - 2), (CX - 120, CZ + 2), (CX - 230, CZ - 1), (CX - 2, CZ + 140),
            (-5180, N1_Z), (-4980, N1_Z + 1), (ES_X, -3950), (CX + 60, -3622)] + [along(TH_NE, 0, 120)[1], along(TH_NE, 0, 205)[1]]
# 김구멍 쇠살판 — 길 위면 길 윗면에
VENTS = [(CX + 30, CZ + 30), (CX - 30, CZ - 30), (CX + 140, CZ + 5), (CX - 170, CZ - 4), (CX + 4, CZ + 175),
         (-5100, N1_Z), (-4955, N2_Z), (ES_X, -4080), (ES_X, -3830), (-5250, -3740), (-4705, -3622)]


def airship_pose():
    """계류탑 팔 끝에 비행선 코를 댄다. 탑 앞(-Z 에서 yaw 만큼 돈 쪽)으로 38, 높이 +25.4"""
    for k, x, z, yaw, g, tag, sc in BUILD:
        if k == "Mooring_Mast":
            r = math.radians(yaw)
            fx, fz = -math.sin(r), -math.cos(r)
            return (round(x + fx * 38.0, 2), round(z + fz * 38.0, 2), yaw + 180.0, 25.4)
    return None


# ------------------------------------------------------------------ 계산과 검사
def rect_world(kind, x, z, yaw, which=0, pad=0.0, sc=1.0):
    x0, x1, z0, z1 = (v * sc for v in KIT[kind][which])
    x0, x1, z0, z1 = x0 - pad, x1 + pad, z0 - pad, z1 + pad
    r = math.radians(yaw)
    c, s = math.cos(r), math.sin(r)
    return [(x + lx * c + lz * s, z - lx * s + lz * c) for lx, lz in ((x0, z0), (x1, z0), (x1, z1), (x0, z1))]


def overlap(p, q):
    for poly in (p, q):
        n = len(poly)
        for i in range(n):
            a, b = poly[i], poly[(i + 1) % n]
            ax, az = b[1] - a[1], -(b[0] - a[0])
            pa = [ax * v[0] + az * v[1] for v in p]
            qa = [ax * v[0] + az * v[1] for v in q]
            if max(pa) <= min(qa) or max(qa) <= min(pa):
                return False
    return True


def seg_dist(px, pz, a, b):
    ax, az, bx, bz = a[0], a[1], b[0], b[1]
    dx, dz = bx - ax, bz - az
    t = max(0.0, min(1.0, ((px - ax) * dx + (pz - az) * dz) / (dx * dx + dz * dz)))
    return math.hypot(px - ax - t * dx, pz - az - t * dz)


PIPES_RAW = PIPES
PIPES, JUNCTIONS = split_pipes(PIPES_RAW, JUNCTIONS)


GROUND = json.load(open(os.path.join(HERE, "snow_town_ground.json"), encoding="utf-8"))


def ground_at(x, z):
    g = GROUND
    i, j = round((x - g["x0"]) / g["st"]), round((z - g["z0"]) / g["st"])
    if 0 <= j < len(g["rows"]) and 0 <= i < len(g["rows"][j]):
        return g["rows"][j][i]
    return None


def all_items():
    items = list(BUILD)
    items += [("Gas_Lamp", x, z, y, "가스등", "", 1.0) for x, z, y in LAMPS]
    return items


def road_rects():
    out = []
    for name, w, mat, pts, lift in ROADS:
        for a, b in zip(pts, pts[1:]):
            out.append((name, seg_rect(a[0], a[1], b[0], b[1], w)))
    for p in PAVES:
        if p[-1] in ("disc", "playtri"):
            continue
        name, x0, z0, x1, z1, kind = p
        out.append((name, [(x0, z0), (x1, z0), (x1, z1), (x0, z1)]))
    return out


ROAD_NAMES = set()
# 길 끝이 건물 문 앞에 닿도록 낸 것. 겹침 검사에서 뺀다
ROAD_ENDS = {("동대로", "Schule"), ("서대로", "Steam_Factory"), ("남서골목", "Observatory"), ("경매장길", "Casino_Gate")}
_POLES = {}


def pole_of(n):
    return _POLES[n]


def check():
    ROAD_NAMES.update(r[0] for r in ROADS)
    msgs = []
    items = all_items()
    polys = []
    for k, x, z, y, g, t, sc in items:
        pad = 1.0 if k in SMALL else 2.0
        nm = f"{g}:{k}@({x},{z})"
        polys.append((nm, rect_world(k, x, z, y, 0, pad, sc), k, rect_world(k, x, z, y, 0, 0.0, sc)))
        _POLES[nm] = [(x - 0.9, z - 0.9), (x + 0.9, z - 0.9), (x + 0.9, z + 0.9), (x - 0.9, z + 0.9)]
    for i in range(len(polys)):
        for j in range(i + 1, len(polys)):
            if overlap(polys[i][1], polys[j][1]):
                msgs.append("건물겹침 " + polys[i][0] + " <> " + polys[j][0])
    rr = [r for r in road_rects() if r[0] in ROAD_NAMES]
    for n, p, k, raw in polys:
        if k in ("City_Gate", "Clock_Tower"):
            continue
        for rn, r in rr:
            if (rn, k) in ROAD_ENDS:
                continue
            if k == "Gas_Lamp":
                hit = overlap(pole_of(n), r)  # 팔은 길 위로 나와도 된다
            else:
                hit = overlap(p, r)
            if hit:
                msgs.append("길겹침 " + n + " <> " + rn)
    # 광장 원판
    for n, p, k, raw in polys:
        if k in ("Clock_Tower", "Gas_Lamp"):
            continue
        if any(math.hypot(px - CX, pz - CZ) < 42 + 1 for px, pz in p):
            msgs.append("광장겹침 " + n)
    # 땅: 바닥 네 귀·가운데가 59.8 평지여야(폐허는 격자 밖)
    for (k, x, z, y, g, t, sc), (n, p, _, raw) in zip(items, polys):
        hs = [ground_at(px, pz) for px, pz in raw + [(x, z)]]
        hs = [h for h in hs if h is not None]
        if g == "설공방":
            continue
        if len(hs) < 5 or max(hs) > 60.3 or min(hs) < 59.4:
            msgs.append("땅 %s (%s)" % (n, ", ".join("%.1f" % h for h in hs)))
    # 길 밑 땅: 가운데·두 가장자리를 5 마다 — 평지(59.8) 위여야 길 판이 뜨지 않는다
    for name, w, mat, pts, lift in ROADS:
        bad = 0
        for p0, p1 in zip(pts, pts[1:]):
            L = math.hypot(p1[0] - p0[0], p1[1] - p0[1])
            ux_, uz_ = (p1[0] - p0[0]) / L, (p1[1] - p0[1]) / L
            for k in range(int(L // 5) + 1):
                for sd in (-w / 2 + 0.5, 0, w / 2 - 0.5):
                    h = ground_at(p0[0] + ux_ * k * 5 - uz_ * sd, p0[1] + uz_ * k * 5 + ux_ * sd)
                    if h is None or abs(h - 59.8) > 0.4:
                        bad += 1
        if bad:
            msgs.append("길 %s 밑 땅이 평지가 아닌 점 %d" % (name, bad))
    # 관: 모음통 자리, 관 밑 건물
    pipes = dict(PIPES)
    for jx, jz, names in JUNCTIONS:
        for nm in names:
            d = min(seg_dist(jx, jz, a, b) for a, b in zip(pipes[nm], pipes[nm][1:]))
            if d > 0.3:
                msgs.append("모음통 (%.1f,%.1f) 이 %s 에서 %.2f 떨어짐" % (jx, jz, nm, d))
    for nm, pts in PIPES:
        for a, b in zip(pts, pts[1:]):
            pr = seg_rect(a[0], a[1], b[0], b[1], 3.0)
            for n, p, k, raw in polys:
                if overlap(pr, raw) and k not in ("Herzofen",):
                    msgs.append("관 %s 이 %s 를 지남" % (nm, n))
        for q in pts:
            h = ground_at(*q)
            if h is None or abs(h - 59.8) > 0.4:
                msgs.append("관 %s 점 (%.0f,%.0f) 땅 %s" % (nm, q[0], q[1], h))
    for tag, items_ in (("연못", [(x, z, r + BASIN_OFF + 0.6) for x, z, r, h in POND]), ("돌기둥", [(x, z, 1.1) for x, z in CUSPS]),
                        ("나무", [(x, z, 1.5) for k, x, z, y, sc in TREES]), ("불통", [(x, z, 1.2) for x, z in FIRES])):
        for x, z, r in items_:
            sq = [(x - r * 0.7, z - r * 0.7), (x + r * 0.7, z - r * 0.7), (x + r * 0.7, z + r * 0.7), (x - r * 0.7, z + r * 0.7)]
            for n, p, k, raw in polys:
                if overlap(sq, raw):
                    msgs.append("%s (%.0f,%.0f) 이 %s 에 걸림" % (tag, x, z, n))
            for rn, r_ in rr:
                if overlap(sq, r_):
                    msgs.append("%s (%.0f,%.0f) 이 길 %s 에 걸림" % (tag, x, z, rn))
    for vx, vz in VENTS:
        vr = [(vx - 2.6, vz - 2.6), (vx + 2.6, vz - 2.6), (vx + 2.6, vz + 2.6), (vx - 2.6, vz + 2.6)]
        for n, p, k, raw in polys:
            if overlap(vr, raw):
                msgs.append("김구멍 (%.0f,%.0f) 이 %s 에 걸림" % (vx, vz, n))
    for mx, mz in MANHOLES:
        if not any(overlap([(mx - 2, mz - 2), (mx + 2, mz - 2), (mx + 2, mz + 2), (mx - 2, mz + 2)], r) for rn, r in rr if rn in [x[0] for x in ROADS]):
            msgs.append("맨홀 (%.0f,%.0f) 이 길 위가 아님" % (mx, mz))
    ap = airship_pose()
    ship = rect_world("Airship", ap[0], ap[1], ap[2], 1, 2.0)
    for n, p, k, raw in polys:
        if k != "Mooring_Mast" and overlap(ship, p):
            msgs.append("비행선이 " + n + " 에 걸림")
    for px, pz in ship:
        h = ground_at(px, pz)
        if h is not None and h > 62:
            msgs.append("비행선 밑 높은 땅 %.1f" % h)
    return msgs


# ------------------------------------------------------------------ 그림
def render(path, region, sc):
    Cv = Canvas(*region, sc)
    g = GROUND
    st = g["st"]
    for j, row in enumerate(g["rows"]):
        z = g["z0"] + j * st
        for i, h in enumerate(row):
            x = g["x0"] + i * st
            col = "#33506c" if h < -900 else ("#e8eef4" if abs(h - 59.8) < 0.4 else ("#7c848c" if h > 59.8 else "#aab4bc"))
            Cv.rect(x - st / 2, z - st / 2, x + st / 2, z + st / 2, col)
    for gx in range(-5350, -4440, 50):
        Cv.line(gx, region[1], gx, region[3], (1.0 if gx % 100 == 0 else 0.5) / sc, "#c8d0d8")
    for gz in range(-4200, -3490, 50):
        Cv.line(region[0], gz, region[2], gz, (1.0 if gz % 100 == 0 else 0.5) / sc, "#c8d0d8")
    for pv in PAVES:
        if pv[-1] == "disc":
            Cv.circle(pv[1], pv[2], pv[3], "#8a847c")
            continue
        if pv[-1] == "playtri":
            _, x0, z0, dx, dz, _k = pv
            Cv.poly([(x0, z0), (x0 + dx, z0), (x0, z0 + dz)], "#76604a")
            continue
        name, x0, z0, x1, z1, kind = pv
        if kind == "chess":
            for i, x in enumerate(range(int(x0), int(x1), 7)):
                for j, z in enumerate(range(int(z0), int(z1), 7)):
                    Cv.rect(x, z, x + 7, z + 7, "#e8e8ec" if (i + j) % 2 else "#2c2c30")
        else:
            Cv.rect(x0, z0, x1, z1, {"stone": "#8a847c", "soot": "#3a3838", "play": "#76604a"}[kind])
    for name, w, mat, pts, lift in ROADS:
        for a, b in zip(pts, pts[1:]):
            Cv.line(a[0], a[1], b[0], b[1], w, "#9a9288")
        for p in pts[1:-1]:
            Cv.circle(p[0], p[1], w / 2, "#9a9288")
    for k, x, z, y, gname, t, sc_ in all_items():
        allp = rect_world(k, x, z, y, 1, 0, sc_)
        base = rect_world(k, x, z, y, 0, 0, sc_)
        col = {"Herzofen": "#c05a3a", "Zapfen_Werk": "#7a4034", "Figuren_HQ": "#55565c", "Frostig_Werk": "#8a4a34",
               "Sel_Werk_Ruin": "#2b2a2c", "Gas_Lamp": "#f0a050", "Big_Gear": "#b8913f", "Boiler_Tank": "#b06a3f",
               "Vertical_Boiler": "#b06a3f", "City_Gate": "#8c8b8a", "Mooring_Mast": "#3a3c42", "Clock_Tower": "#806020",
               "Schule": "#a03050", "Steam_Factory": "#606060", "Observatory": "#304880", "Inn_House": "#8040c0",
               "Ticket_Booth": "#c03030", "Casino_Gate": "#202020", SR: "#c04040", ST: "#30a0a0", SB: "#3070c0"}.get(k, "#e0a020" if k.startswith("Gray_") else "#4a4e58")
        Cv.poly(allp, col, 0.92)
        Cv.outline(base, 0.6 / sc, "#f0e8d0")
        r = math.radians(y)
        fz = KIT[k][0][2] * sc_
        Cv.circle(x + fz * math.sin(r), z + fz * math.cos(r), 1.6, "#ffcc33")
    for x, z, r, h in POND:
        Cv.circle(x, z, r, "#a8d4ec")
    for cx, cz, rr, a0, a1 in BASIN:
        for a in range(a0, a1):
            p0 = (cx + rr * math.cos(math.radians(a)), cz + rr * math.sin(math.radians(a)))
            p1 = (cx + rr * math.cos(math.radians(a + 1)), cz + rr * math.sin(math.radians(a + 1)))
            Cv.line(p0[0], p0[1], p1[0], p1[1], 1.2, "#8c8b8a")
    for x, z in CUSPS:
        Cv.circle(x, z, 1.2, "#55565c")
    for pts in FENCES:
        for a, b in zip(pts, pts[1:]):
            Cv.line(a[0], a[1], b[0], b[1], 0.6, "#202020")
    for k, x, z, y, sc in TREES:
        Cv.circle(x, z, 4.5 * sc, "#3f6a56", 0.8)
    for x, z in FIRES:
        Cv.circle(x, z, 1.2, "#ff7030")
    for name, pts in PIPES:
        for a, b in zip(pts, pts[1:]):
            Cv.line(a[0], a[1], b[0], b[1], 2.6, "#c07a48")
    for jx, jz, _ in JUNCTIONS:
        Cv.circle(jx, jz, 2.4, "#e0a060")
    for x, z in VENTS:
        Cv.circle(x, z, 2.2, "#ffffff")
    for x, z in MANHOLES:
        Cv.circle(x, z, 2.0, "#202020")
    ap = airship_pose()
    Cv.poly(rect_world("Airship", ap[0], ap[1], ap[2], 1), "#cbbe9e", 0.6)
    Cv.save(path)


# ------------------------------------------------------------------ Luau 로 옮겨 적기
def lua(v):
    if isinstance(v, str):
        return '"' + v + '"'
    if isinstance(v, (int, float)):
        return ("%.3f" % v).rstrip("0").rstrip(".")
    if isinstance(v, dict):
        return "{" + ", ".join("%s = %s" % (k, lua(x)) for k, x in v.items()) + "}"
    return "{" + ", ".join(lua(x) for x in v) + "}"


def emit(path):
    tables = [("BUILD", BUILD), ("LAMPS", LAMPS), ("ROADS", ROADS), ("PAVES", PAVES), ("PIPES", PIPES),
              ("VENTS", VENTS), ("MANHOLES", MANHOLES), ("JUNCTIONS", JUNCTIONS), ("FENCES", FENCES),
              ("POND", POND), ("BASIN", BASIN), ("CUSPS", CUSPS), ("FIRES", FIRES), ("TREES", TREES)]
    lines = ["-- snow_plan2.py 가 적은 표. 손으로 고치지 말고 snow_plan2.py 를 고쳐 다시 뽑는다", "local D = {}"]
    for name, rows in tables:
        lines.append("D.%s = {" % name)
        for r in rows:
            lines.append("\t" + lua(r) + ",")
        lines.append("}")
    lines.append("D.AIRSHIP = %s" % lua(list(airship_pose())))
    with open(path, "w", encoding="utf-8", newline="\n") as f:
        f.write("\n".join(lines) + "\n")


if __name__ == "__main__":
    out = sys.argv[1] if len(sys.argv) > 1 else os.path.join(HERE, "snow_plan2.png")
    render(out, (-5360, -4200, -4440, -3480), 1.2)
    emit(os.path.join(HERE, "Snow_City2_data.luau"))
    msgs = check()
    nh = sum(1 for b in BUILD if b[0].startswith("Steam_House"))
    print("건물 %d (집 %d), 가스등 %d, 길 %d, 관 %d" % (len(BUILD), nh, len(LAMPS), len(ROADS), len(PIPES)))
    for m in msgs:
        print(m)
    print("검사 %d 건" % len(msgs))
